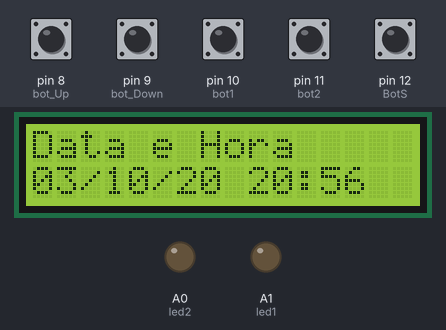
A sketch run on a simulated Arduino Uno, built with avr-gcc and run on an emulated ATmega328P. Parts: 16×2 character LCD, output pins drawn as LEDs (lit = HIGH). Inputs (shaded band) come from the test bench; at power-on: pin 8 (bot_Up), pin 9 (bot_Down), pin 10 (bot1), pin 11 (bot2), pin 12 (BotS) HIGH.

Above: at 1.2 s.
1.3 s: pin 8 (bot_Up) pulled LOW for 0.15 s
At 2.6 s:
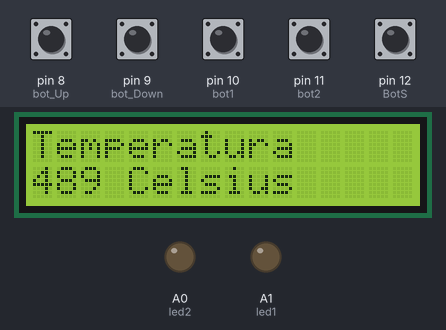
2.9 s: pin 8 (bot_Up) pulled LOW for 1 s
At 5.1 s:
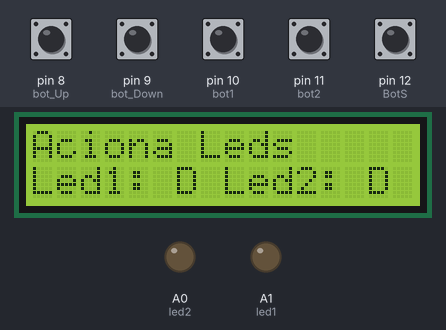
5.4 s: pin 8 (bot_Up) pulled LOW for 0.15 s
At 5.9 s:
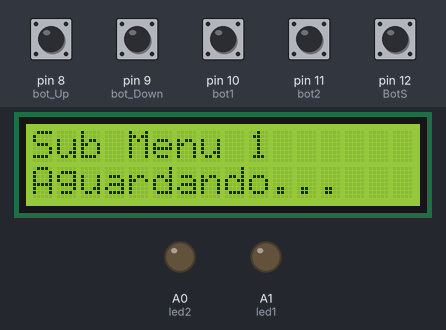
7.0 s: pin 12 (BotS) pulled LOW for 0.15 s
At 8.2 s:
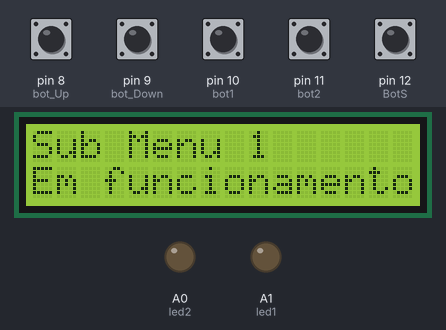
8.6 s: pin 10 (bot1) pulled LOW for 0.15 s
At 9.5 s:
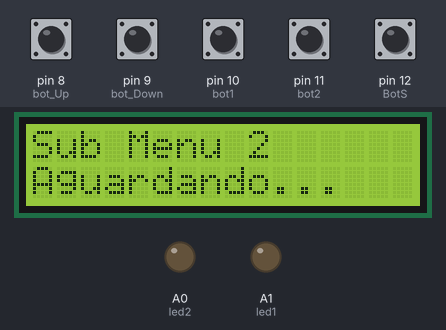
10.2 s: pin 10 (bot1) pulled LOW for 1 s
At 12.0 s:
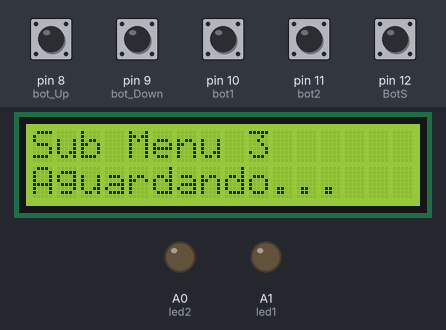
Timing chart, 0 to 13.5 s (numbered marks = the images above; inputs shaded):
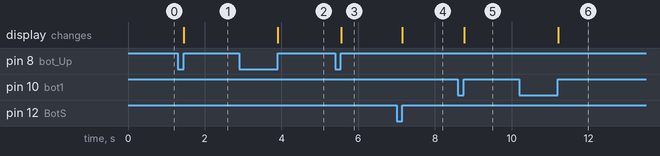

The sketch:

LCDSubMenus.ino
```cpp
/*

        O objetivo deste programa é criar submenus para o display LCD, para isso, será utilizado o código do programa "LCDMenus", e adicionar submenus
    no menu4.

        Na simulação e na prática o circuito e o programa funcionaram perfeitamente.

*/

// Inclusão de bibliotecas
#include <LiquidCrystal.h>

// Mapeamento de hardware
#define bot_Up 8
#define bot_Down 9
#define bot1 10
#define bot2 11
#define led1 A1
#define led2 A0
#define BotS 12

// Mapeamento do hardware do LCD
LiquidCrystal disp( 2, // RS
                    3, // EN
                    4, // d4
                    5, // d5
                    6, // d6
                    7); // d7

// Protótipo de funções auxiliares
void troca_Menu();
void mostra_Menu();
void data_Hora();
void temperatura();
void leds();
void menu4();

void troca_SubMenu4();
void subMenu4a();
void subMenu4b();
void subMenu4c();

// Variáveis auxiliares
char menu = 0x01;
char cont1 = 0x01;
char cont2 = 0x01;
bool flagBU,
     flagBD,
     flagB1,
     flagB2,
     controle1,
     controle2,
     controle3;

char subMenu4 = 0x01;
bool flagBS;

// Função de configuração
void setup() {

    for(int i=2; i < 8; i++)
        pinMode(i, OUTPUT);
    for(int i=8; i < 13; i++)
        pinMode(i, INPUT_PULLUP);

    pinMode(led1, OUTPUT);
    pinMode(led2, OUTPUT);

    flagBU = 0x00;
    flagBD = 0x00;
    flagB1 = 0x00;
    flagB2 = 0x00;
    flagBS = 0x00;
    controle1 = 0x00;
    controle2 = 0x00;
    controle3 = 0x00;

    digitalWrite(led1, LOW);
    digitalWrite(led2, LOW);

    disp.begin(16,2);

} // end void setup

// Função de loop
void loop() {

    troca_Menu();
    mostra_Menu();
} // end void loop


// Funções auxiliares

void troca_Menu(){

    if(!digitalRead(bot_Up)) flagBU = 0x01;
    if(!digitalRead(bot_Down)) flagBD = 0x01;

    if(digitalRead(bot_Up) && flagBU){

      flagBU = 0x00;

      disp.clear();
      menu++;

      if(menu > 0x04) menu = 0x01;
    } // end if

    if(digitalRead(bot_Down) && flagBD){

      flagBD = 0x00;

      disp.clear();
      menu--;

      if(menu < 0x01) menu = 0x04;
    } // end if

} // end void troca_Menu


void mostra_Menu(){

    switch(menu){

        case 0x01:
            data_Hora();

            break;
        case 0x02:
            temperatura();

            break;
        case 0x03:
            leds();

            break;
        case 0x04:
            menu4();

            break;
    } // end switch
} // end void mostra_Menu


void data_Hora(){

    disp.setCursor(0,0);
    disp.print("Data e Hora");
    disp.setCursor(0,1);
    disp.print("03/10/20 20:56");
} // end void data_Hora

void temperatura(){

    disp.setCursor(0,0);
    disp.print("Temperatura");
    disp.setCursor(0,1);
    disp.print("489 Celsius");

} // end void temperatura

void leds(){

    if(!digitalRead(bot1)) flagB1 = 0x01;
    if(!digitalRead(bot2)) flagB2 = 0x02;

    disp.setCursor(0,0);
    disp.print("Aciona Leds");

    if(digitalRead(bot1) && flagB1){

        flagB1 = 0x00;

        cont1++;

        if(cont1 > 0x02) cont1 = 0x01;

    } // end if

    if(digitalRead(bot2) && flagB2){

        flagB2 = 0x00;

        cont2++;

        if(cont2 > 0x02) cont2 = 0x01;

    } // end if

    switch(cont1){

        case 0x01:
            digitalWrite(led1, LOW);
            disp.setCursor(0,1);
            disp.print("Led1: D");
            break;
        case 0x02:
            digitalWrite(led1, HIGH);
            disp.setCursor(0,1);
            disp.print("Led1: L");
            break;
    } // end switch

    switch(cont2){

        case 0x01:
            digitalWrite(led2, LOW);
            disp.setCursor(8,1);
            disp.print("Led2: D");
            break;
        case 0x02:
            digitalWrite(led2, HIGH);
            disp.setCursor(8,1);
            disp.print("Led2: L");
            break;
    } // end switch

} // end void leds


void menu4(){

    troca_SubMenu4();
} // end void menu4

void troca_SubMenu4(){

    if(!digitalRead(bot1))  flagB1 = 0x01;
    if(!digitalRead(bot2))  flagB2 = 0x01;

    if(digitalRead(bot1) && flagB1){

        flagB1 = 0x00;

        subMenu4++;

        disp.clear();

        if(subMenu4 > 0x03) subMenu4 = 0x01;
    } // end if bot1

    if(digitalRead(bot2) && flagB2){

        flagB2 = 0x00;

        subMenu4--;

        disp.clear();

        if(subMenu4 < 0x01) subMenu4 = 0x03;
    } // end if bot2

    disp.setCursor(0, 0);
    disp.print("Sub Menu ");

    switch(subMenu4){

        case 0x01:
            subMenu4a();
            break;
        case 0x02:
            subMenu4b();
            break;
        case 0x03:
            subMenu4c();
            break;
    } // end switch subMenu4
} // end void troca_SubMenu4


void subMenu4a(){

    if(!digitalRead(BotS))  flagBS = 0x01;

    if(digitalRead(BotS) && flagBS){

        flagBS = 0x00;

        controle1 = !controle1;
    } // end if botS

    if(!controle1){

        disp.print("1");
        disp.setCursor(0, 1);
        disp.print("Aguardando...   ");
    } // end if controle1
    else{

        disp.print("1");
        disp.setCursor(0, 1);
        disp.print("Em funcionamento");
    } // end else controle1
} // end void subMenu4a

void subMenu4b(){

    if(!digitalRead(BotS))  flagBS = 0x01;

    if(digitalRead(BotS) && flagBS){

        flagBS = 0x00;

        controle2 = !controle2;
    } // end if botS

    if(!controle2){

        disp.print("2");
        disp.setCursor(0, 1);
        disp.print("Aguardando...   ");
    } // end if controle2
    else{

        disp.print("2");
        disp.setCursor(0, 1);
        disp.print("Em funcionamento");
    } // end else controle2
} // end void subMenu4b

void subMenu4c(){

    if(!digitalRead(BotS))  flagBS = 0x01;

    if(digitalRead(BotS) && flagBS){

        flagBS = 0x00;

        controle3 = !controle3;
    } // end if botS

    if(!controle3){

        disp.print("3");
        disp.setCursor(0, 1);
        disp.print("Aguardando...   ");
    } // end if controle3
    else{

        disp.print("3");
        disp.setCursor(0, 1);
        disp.print("Em funcionamento");
    } // end else controle3
} // end void subMenu4c
```

Measured:
- after the input at 1.3 s, the display: changes after 0.16 s (image 1)
- after the input at 2.9 s, the display: changes after 1.0 s (image 2)
- after the input at 5.4 s, the display: changes after 0.16 s (image 3)
- after the input at 7.0 s, the display: changes after 0.15 s (image 4)
- after the input at 8.6 s, the display: changes after 0.16 s (image 5)
- after the input at 10.2 s, the display: changes after 1.0 s (image 6)
